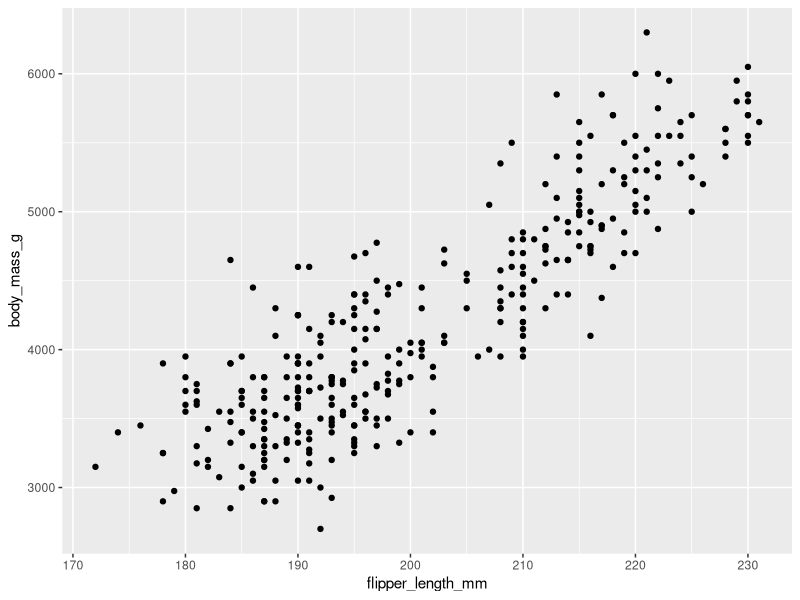
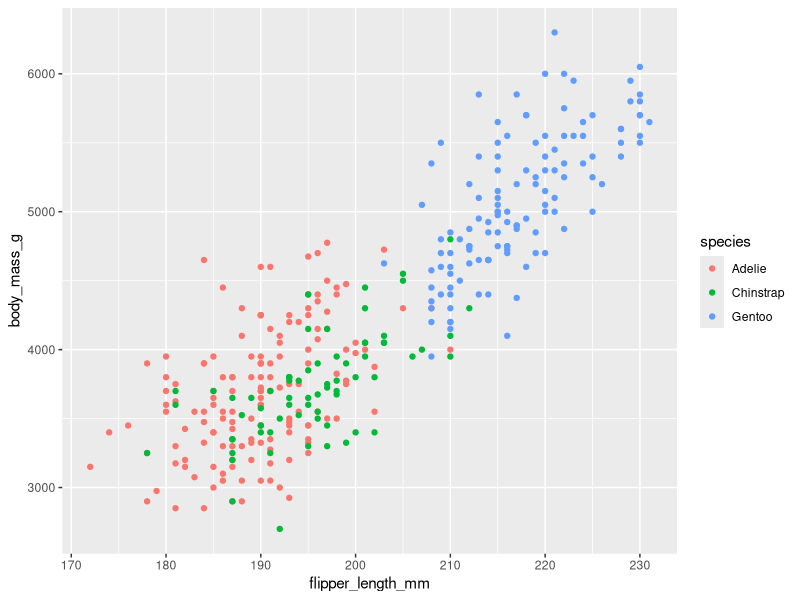

Write the R code that produced these figures, in order.
install.packages("tidyverse")
install.packages(
  c("arrow", "babynames", "curl", "duckdb", "gapminder", 
    "ggrepel", "ggridges", "ggthemes", "hexbin", "janitor", "Lahman", 
    "leaflet", "maps", "nycflights13", "openxlsx", "palmerpenguins", 
    "repurrrsive", "tidymodels", "writexl")
)
library(tidyverse)
library(palmerpenguins)
library(ggthemes)

penguins
#> # A tibble: 344 × 8
#>   species island    bill_length_mm bill_depth_mm flipper_length_mm
#>   <fct>   <fct>              <dbl>         <dbl>             <int>
#> 1 Adelie  Torgersen           39.1          18.7               181
#> 2 Adelie  Torgersen           39.5          17.4               186
#> 3 Adelie  Torgersen           40.3          18                 195
#> 4 Adelie  Torgersen           NA            NA                  NA
#> 5 Adelie  Torgersen           36.7          19.3               193
#> 6 Adelie  Torgersen           39.3          20.6               190
#> # ℹ 338 more rows
#> # ℹ 3 more variables: body_mass_g <int>, sex <fct>, year <int>

glimpse(penguins)
#> Rows: 344
#> Columns: 8
#> $ species           <fct> Adelie, Adelie, Adelie, Adelie, Adelie, Adelie, A…
#> $ island            <fct> Torgersen, Torgersen, Torgersen, Torgersen, Torge…
#> $ bill_length_mm    <dbl> 39.1, 39.5, 40.3, NA, 36.7, 39.3, 38.9, 39.2, 34.…
#> $ bill_depth_mm     <dbl> 18.7, 17.4, 18.0, NA, 19.3, 20.6, 17.8, 19.6, 18.…
#> $ flipper_length_mm <int> 181, 186, 195, NA, 193, 190, 181, 195, 193, 190, …
#> $ body_mass_g       <int> 3750, 3800, 3250, NA, 3450, 3650, 3625, 4675, 347…
#> $ sex               <fct> male, female, female, NA, female, male, female, m…
#> $ year              <int> 2007, 2007, 2007, 2007, 2007, 2007, 2007, 2007, 2…

View(penguins) 
# opens a new tab of spreadsheet

##### SCATTER PLOT #######
ggplot(
  data = penguins,
  mapping = aes(x = flipper_length_mm, y = body_mass_g)
) +
  geom_point()
# bar charts use bar geoms (geom_bar()), line charts use line geoms (geom_line()), boxplots use boxplot geoms (geom_boxplot()), scatterplots use point geoms (geom_point()
#> Warning: Removed 2 rows containing missing values (`geom_point()`).

##### SCATTER PLOT WITH COLORS DIFF BY SPECIES #######
ggplot(
  data = penguins,
  mapping = aes(x = flipper_length_mm, y = body_mass_g, color = species)
) +
  geom_point()